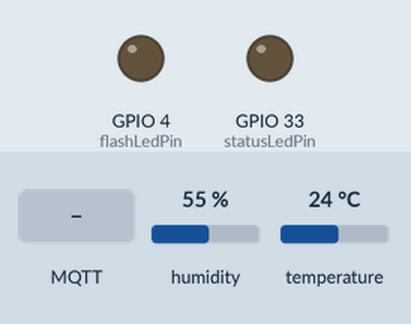
Simulated run of this sketch. Board: ESP32. On the bench: output pins drawn as LEDs (lit = HIGH). The inputs (shaded band) are chosen by the test bench; at power-on: humidity 55 %, temperature 24 °C. WiFi joins after 1.5 s; servers stay silent unless stated; no MQTT or app messages arrive unless stated; what the sketch prints to the serial monitor is not drawn.

Above: at 5.2 s.
5.3 s: MQTT message "true" arrives on the first subscribed topic
At 6.2 s:
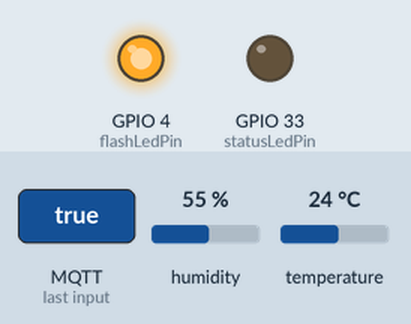
8.3 s: MQTT message "false" arrives on the first subscribed topic
At 9.7 s:
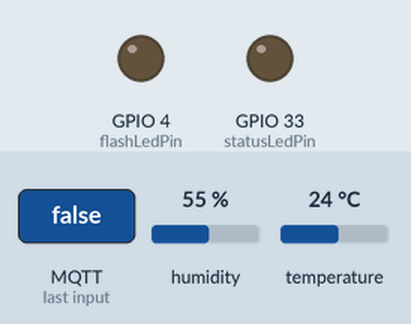
Timing chart, 0 to 11.3 s (numbered marks = the images above; inputs shaded):
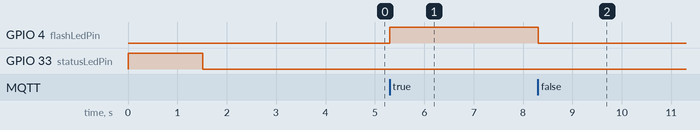

The sketch:

DHT11-MQTT-ESP32CAM.ino
```cpp
/*
 * Envio de datos de T/H a OpenHab
 * por: Hugo Escalpelo
 * Fecha: 3 de junio de 2022
 *
 * Estre programa envioa los valores de temperatura y humedad del sensor DHT11
 * por MQTT para que sean recuperados por OpenHab. Posteriormente se realizara
 * una automatización simple con OpenHab
 *
 * Componente     PinESP32CAM     Estados lógicos
 * ledStatus------GPIO 33---------On=>LOW, Off=>HIGH
 * ledFlash-------GPIO 4----------On=>HIGH, Off=>LOW
 *
 * DHT11          ESP32CAM
 * VCC------------Vcc/5V
 * GND------------GND
 * S--------------14
 *
 */

//Bibliotecas
#include <WiFi.h>  // Biblioteca para el control de WiFi
#include <PubSubClient.h> //Biblioteca para conexion MQTT
#include "DHT.h" //Biblioteca del DHT11

//Constastes
#define DHTPIN 14 //Pin el que voy a conectar el sensor DHT11
#define DHTTYPE DHT11 //Variable para seleccion de modelo

//Datos de WiFi
const char* ssid = "D-Link_DAP-1360";  // Aquí debes poner el nombre de tu red
const char* password = "12345678Fluidos";  // Aquí debes poner la contraseña de tu red

//Datos del broker MQTT
const char* mqtt_server = "192.168.1.75"; // Si estas en una red local, coloca la IP asignada, en caso contrario, coloca la IP publica
IPAddress server(192,168,1,75);

// Objetos
WiFiClient espClient; // Este objeto maneja los datos de conexion WiFi
PubSubClient client(espClient); // Este objeto maneja los datos de conexion al broker
DHT dht(DHTPIN, DHTTYPE); //Objeto para manejo del DHT11

// Variables
int flashLedPin = 4;  // Para indicar el estatus de conexión
int statusLedPin = 33; // Para ser controlado por MQTT
long timeNow, timeLast; // Variables de control de tiempo no bloqueante
int data = 0; // Contador
int wait = 5000;  // Indica la espera cada 5 segundos para envío de mensajes MQTT

// Inicialización del programa
void setup() {
  // Iniciar comunicación serial
  Serial.begin (115200);
  pinMode (flashLedPin, OUTPUT);
  pinMode (statusLedPin, OUTPUT);
  digitalWrite (flashLedPin, LOW);
  digitalWrite (statusLedPin, HIGH);

  Serial.println();
  Serial.println();
  Serial.print("Conectar a ");
  Serial.println(ssid);

  WiFi.begin(ssid, password); // Esta es la función que realiz la conexión a WiFi

  while (WiFi.status() != WL_CONNECTED) { // Este bucle espera a que se realice la conexión
    digitalWrite (statusLedPin, HIGH);
    delay(500); //dado que es de suma importancia esperar a la conexión, debe usarse espera bloqueante
    digitalWrite (statusLedPin, LOW);
    Serial.print(".");  // Indicador de progreso
    delay (5);
  }

  // Cuando se haya logrado la conexión, el programa avanzará, por lo tanto, puede informarse lo siguiente
  Serial.println();
  Serial.println("WiFi conectado");
  Serial.println("Direccion IP: ");
  Serial.println(WiFi.localIP());

  // Si se logro la conexión, encender led
  if (WiFi.status () > 0){
  digitalWrite (statusLedPin, LOW);
  }

  delay (1000); // Esta espera es solo una formalidad antes de iniciar la comunicación con el broker

  // Conexión con el broker MQTT
  client.setServer(server, 1883); // Conectarse a la IP del broker en el puerto indicado
  client.setCallback(callback); // Activar función de CallBack, permite recibir mensajes MQTT y ejecutar funciones a partir de ellos
  delay(1500);  // Esta espera es preventiva, espera a la conexión para no perder información

  //Inicio del objeto que maneja el sensor
  dht.begin();

  timeLast = millis (); // Inicia el control de tiempo
}// fin del void setup ()

// Cuerpo del programa, bucle principal
void loop() {
  //Verificar siempre que haya conexión al broker
  if (!client.connected()) {
    reconnect();  // En caso de que no haya conexión, ejecutar la función de reconexión, definida despues del void setup ()
  }// fin del if (!client.connected())
  client.loop(); // Esta función es muy importante, ejecuta de manera no bloqueante las funciones necesarias para la comunicación con el broker

  timeNow = millis(); // Control de tiempo para esperas no bloqueantes
  if (timeNow - timeLast > wait) { // Manda un mensaje por MQTT cada cinco segundos
    timeLast = timeNow; // Actualización de seguimiento de tiempo

    //Obtener las lecturas de temperatura y humedad del sensor
    float h = dht.readHumidity();
    float t = dht.readTemperature();

    //Comprobar que la conexion con el sensor sea exitosa
    if (isnan(h) || isnan(t)) {
      Serial.println(F("Failed to read from DHT sensor!"));
      return;
    }

    char dataString[8]; // Define una arreglo de caracteres para enviarlos por MQTT, especifica la longitud del mensaje en 8 caracteres
    dtostrf(t, 1, 2, dataString);  // Esta es una función nativa de leguaje AVR que convierte un arreglo de caracteres en una variable String
    Serial.print("Temperatura: "); // Se imprime en monitor solo para poder visualizar que el evento sucede
    Serial.println(dataString);
    client.publish("codigoIoT/G6/temp", dataString); // Esta es la función que envía los datos por MQTT, especifica el tema y el valor

    delay (100);
    dtostrf(h, 1, 2, dataString);
    Serial.print("Humedad: "); // Se imprime en monitor solo para poder visualizar que el evento sucede
    Serial.println(dataString);
    client.publish("codigoIoT/G6/hum", dataString);
  }// fin del if (timeNow - timeLast > wait)
}// fin del void loop ()

// Funciones de usuario

// Esta función permite tomar acciones en caso de que se reciba un mensaje correspondiente a un tema al cual se hará una suscripción
void callback(char* topic, byte* message, unsigned int length) {

  // Indicar por serial que llegó un mensaje
  Serial.print("Llegó un mensaje en el tema: ");
  Serial.print(topic);

  // Concatenar los mensajes recibidos para conformarlos como una varialbe String
  String messageTemp; // Se declara la variable en la cual se generará el mensaje completo
  for (int i = 0; i < length; i++) {  // Se imprime y concatena el mensaje
    Serial.print((char)message[i]);
    messageTemp += (char)message[i];
  }

  // Se comprueba que el mensaje se haya concatenado correctamente
  Serial.println();
  Serial.print ("Mensaje concatenado en una sola variable: ");
  Serial.println (messageTemp);

  // En esta parte puedes agregar las funciones que requieras para actuar segun lo necesites al recibir un mensaje MQTT

  // Ejemplo, en caso de recibir el mensaje true - false, se cambiará el estado del led soldado en la placa.
  // El ESP323CAM está suscrito al tema esp/output
  if (String(topic) == "codigoIoT/G6/led") {  // En caso de recibirse mensaje en el tema esp32/output
    if(messageTemp == "true"){
      Serial.println("Led encendido");
      digitalWrite(flashLedPin, HIGH);
    }// fin del if (String(topic) == "esp32/output")
    else if(messageTemp == "false"){
      Serial.println("Led apagado");
      digitalWrite(flashLedPin, LOW);
    }// fin del else if(messageTemp == "false")
  }// fin del if (String(topic) == "esp32/output")
}// fin del void callback

// Función para reconectarse
void reconnect() {
  // Bucle hasta lograr conexión
  while (!client.connected()) { // Pregunta si hay conexión
    Serial.print("Tratando de contectarse...");
    // Intentar reconexión
    if (client.connect("ESP32CAMClient")) { //Pregunta por el resultado del intento de conexión
      Serial.println("Conectado");
      client.subscribe("codigoIoT/G6/led"); // Esta función realiza la suscripción al tema
    }// fin del  if (client.connect("ESP32CAMClient"))
    else {  //en caso de que la conexión no se logre
      Serial.print("Conexion fallida, Error rc=");
      Serial.print(client.state()); // Muestra el codigo de error
      Serial.println(" Volviendo a intentar en 5 segundos");
      // Espera de 5 segundos bloqueante
      delay(5000);
      Serial.println (client.connected ()); // Muestra estatus de conexión
    }// fin del else
  }// fin del bucle while (!client.connected())
}// fin de void reconnect(
```

Measured:
- after the input at 5.3 s, GPIO 4 (flashLedPin): LOW → HIGH at once
- after the input at 8.3 s, GPIO 4 (flashLedPin): HIGH → LOW at once
